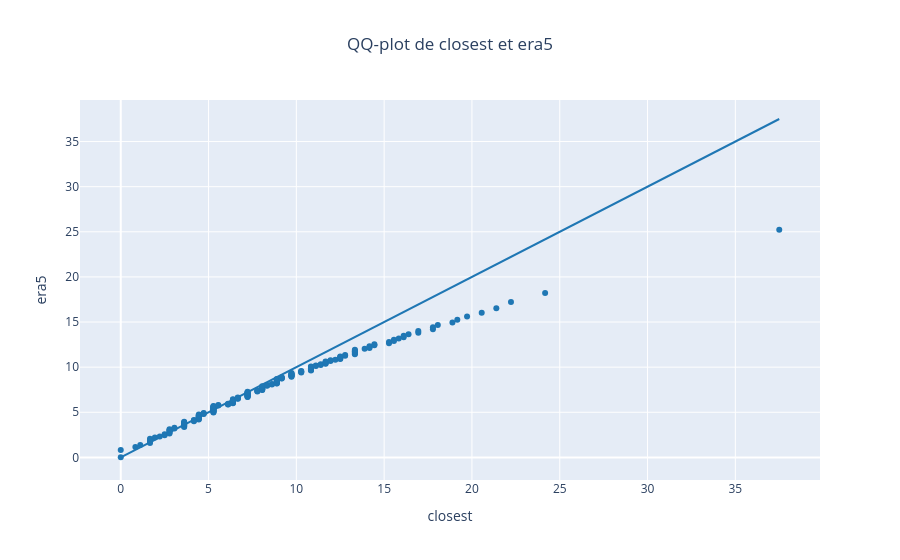

Source (notebook cell):
### Code cell
create_qq_plot(
    closest["wind_speed"].alias("closest"),
    hourly_era5["wind_speed"].alias("era5"),
)

### Figure 1 — Plotly figure (JSON) as saved in the notebook; plotly's stock layout.template omitted (floating-point values rounded to 4 significant figures; data arrays with more than 128 entries replaced by an {"elided": "..."} marker saying what was removed)
{"data": [{"line": {"color": "rgb(31, 119, 180)"}, "mode": "lines", "type": "scatter", "x": [0, 37.5], "y": [0, 37.5]}, {"marker": {"color": "rgb(31, 119, 180)"}, "mode": "markers", "type": "scatter", "x": {"elided": "200 float values"}, "y": {"elided": "200 float values"}}], "layout": {"showlegend": false, "title": {"text": "QQ-plot de closest et era5", "x": 0.5, "xanchor": "center"}, "xaxis": {"title": {"text": "closest"}}, "yaxis": {"title": {"text": "era5"}}}}
